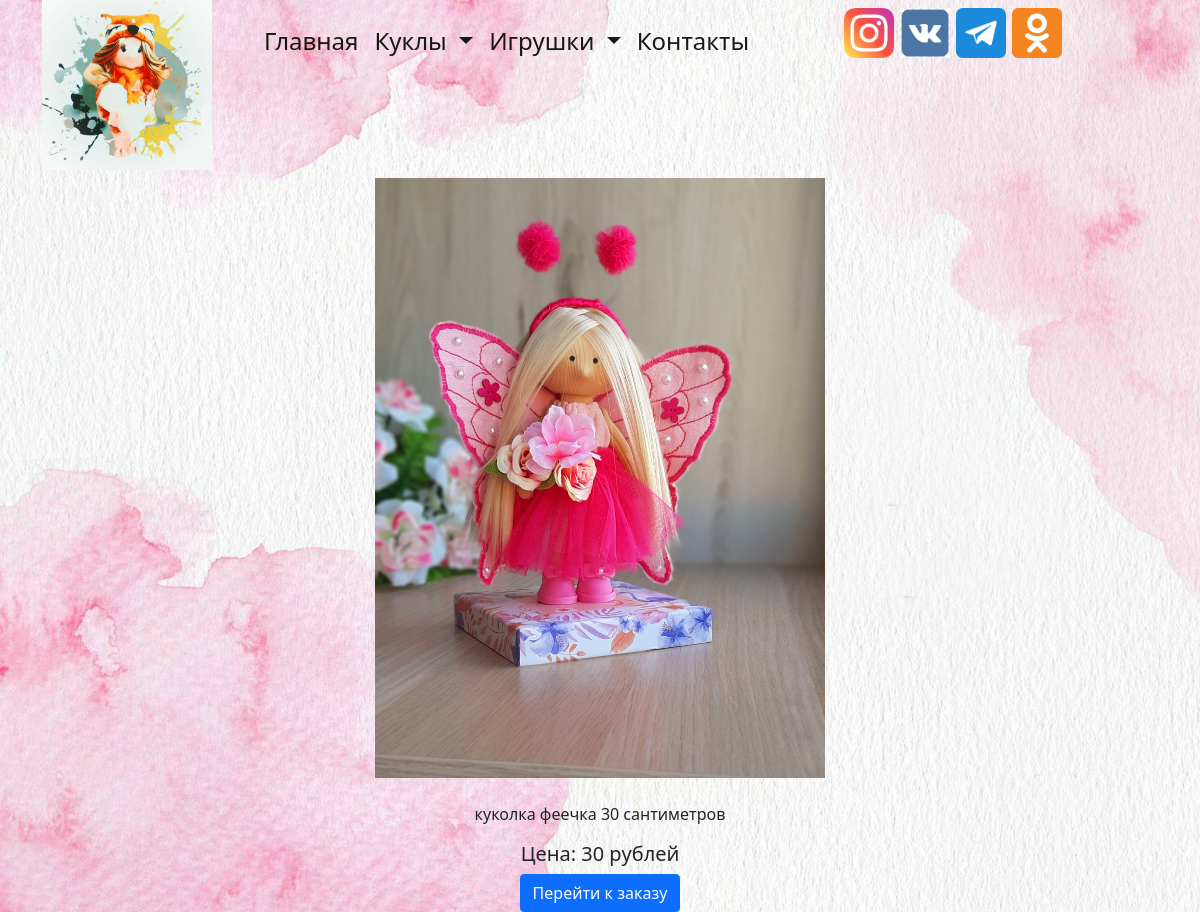
/dolls/interior_dolls/4/, run on the app's committed database.
### dolls/models.py (models this page shows, shortened)
class InteriorDolls(models.Model):
    name = models.CharField(max_length=50)
    available = models.CharField(max_length=30)
    description = models.TextField()
    price = models.CharField(max_length=20)
    image = models.FileField(upload_to='static/img/')

### dolls/views.py (the view)
# urls.py: path("interior_dolls/<int:pk>/", views.interior_doll_detail, name='interior_doll_detail'),
def interior_doll_detail(request, pk):
    doll = InteriorDolls.objects.get(pk=pk)
    context = {
        'doll': doll
    }
    return render(request, 'interior_detail.html', context)

### dolls/templates/interior_detail.html (shortened to what this page needs)
{% extends "base.html" %}
{% load static %}
{% block page_content %}
<div class="row">
    <div class="col-md-12">
        <p align="center"><img src="../../../{{ doll.image }}" alt="{{doll.title}}" width="450" height="600"></p>
    </div>
    <div class="col-md-12" align="center">
        <p>{{ doll.description }}</p>
        <h5>Цена: {{doll.price}}</h5>
        <a href="{% url 'send_order' %}" class="btn btn-primary">Перейти к заказу</a>
    </div>
</div>
{% endblock %}

### templates/base.html (style rules this page uses)
body { background-size: cover; background-repeat: no-repeat; background-attachment: fixed }
a { text-decoration: none; }

### data on the page
InteriorDolls: image (picture), description "куколка феечка 30 сантиметров", price "30 рублей"
